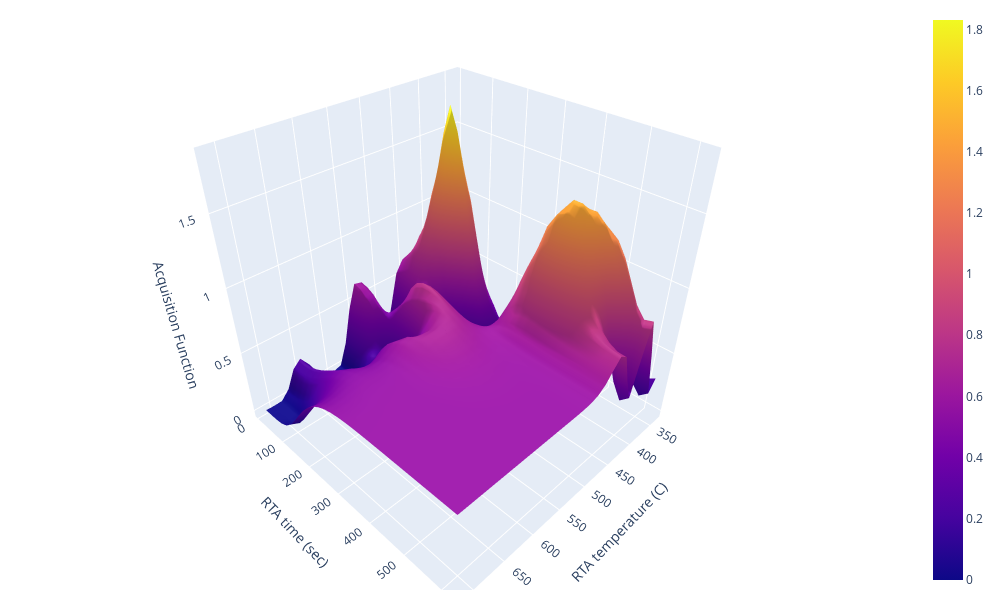

Write notebook code for a chart like this one.
### Code cell
# look at acq_func manifold
fig = go.Figure(data=[go.Surface(z=EI_acq_shape, x=test_grid[:,0], y=test_grid[:,1])])
fig.add_trace(go.Scatter3d(x=test_grid[pi[1], 0].numpy(), y=test_grid[pi[0], 1].numpy(), z=[PI_acq_shape[pi[0], pi[1]]], mode='markers', name='max(pi)'))
fig.update_layout( width=1000, height=600,
                  margin=dict(r=20, l=10, b=10, t=10),
                  legend=dict(orientation="h", yanchor="bottom", y=1.02, xanchor="right",x=1),
                  scene=dict(
                    xaxis_title="RTA temperature (C)",
                    yaxis_title="RTA time (sec)",
                    zaxis_title='Acquisition Function')
                  )
fig.show()

### Figure 1 — Plotly figure (JSON) as saved in the notebook; plotly's stock layout.template omitted (floating-point values rounded to 4 significant figures; data arrays with more than 128 entries replaced by an {"elided": "..."} marker saying what was removed)
{"data": [{"x": [337.5, 350.4, 363.4, 376.3, 389.2, 402.2, 415.1, 428.0, 440.9, 453.9, 466.8, 479.7, 492.7, 505.6, 518.5, 531.5, 544.4, 557.3, 570.3, 583.2, 596.1, 609.1, 622.0, 634.9, 647.8, 660.8, 673.7, 686.6, 699.6, 712.5], "y": [9.643, 30.7, 51.76, 72.82, 93.88, 114.9, 136.0, 157.1, 178.1, 199.2, 220.2, 241.3, 262.4, 283.4, 304.5, 325.5, 346.6, 367.6, 388.7, 409.8, 430.8, 451.9, 472.9, 494.0, 515.1, 536.1, 557.2, 578.2, 599.3, 620.4], "z": {"elided": "30x30 float values"}, "type": "surface"}, {"mode": "markers", "name": "max(pi)", "x": [415.1], "y": [114.9], "z": [0.5492], "type": "scatter3d"}], "layout": {"margin": {"r": 20, "l": 10, "b": 10, "t": 10}, "legend": {"orientation": "h", "yanchor": "bottom", "y": 1.02, "xanchor": "right", "x": 1}, "width": 1000, "height": 600, "scene": {"xaxis": {"title": {"text": "RTA temperature (C)"}}, "yaxis": {"title": {"text": "RTA time (sec)"}}, "zaxis": {"title": {"text": "Acquisition Function"}}}}}
